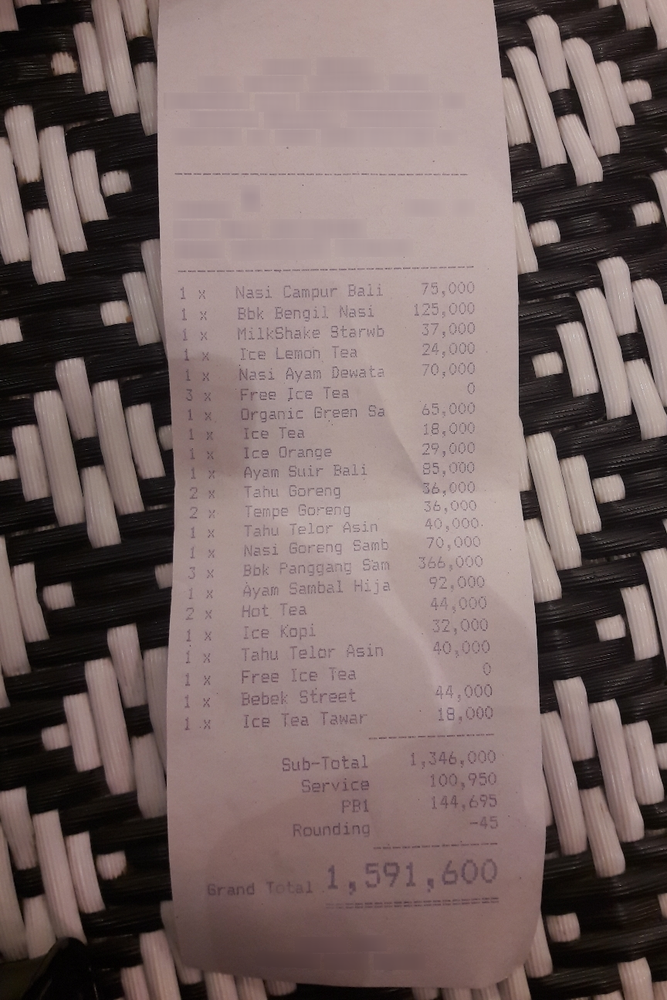
#> input picture sample_documents/receipt_1.png, 667 x 1000 px, shrunk from 864 x 1296 before the run
$ python -i image_parser.py   (imports and definitions only)
#> lines starting #> are read from the running program, lines starting #| are printed output that depends on the picture
import asyncio
import logging

import pytesseract
from PIL import Image, ImageEnhance, ImageFilter

logger = logging.getLogger(__name__)

# Configure Tesseract path since it is not in the system PATH
pytesseract.pytesseract.tesseract_cmd = r"C:\Program Files\Tesseract-OCR\tesseract.exe"


def _parse_image_sync(file_path: str) -> str:
    try:
        with Image.open(file_path) as img:
            # 1. Convert to grayscale
#> img is the input picture: PIL image 667x1000 RGB; mean R, G, B 121.2, 104.1, 102.2
            img = img.convert("L")
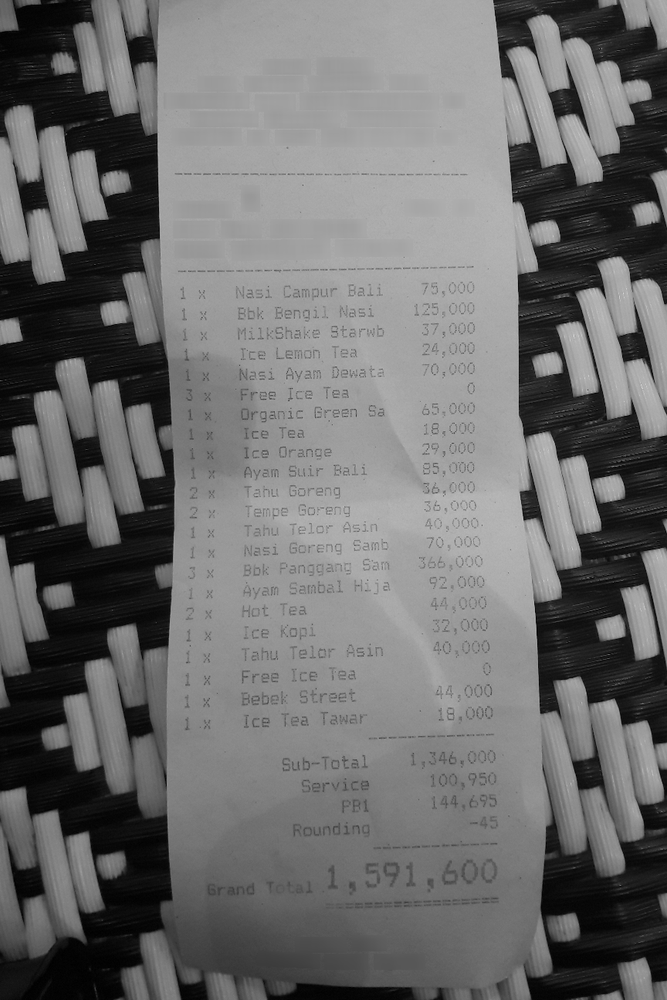
#> img: PIL image 667x1000 L; min 0, max 208, mean 109

            # 2. Improve contrast
            enhancer = ImageEnhance.Contrast(img)
            img = enhancer.enhance(2.0)
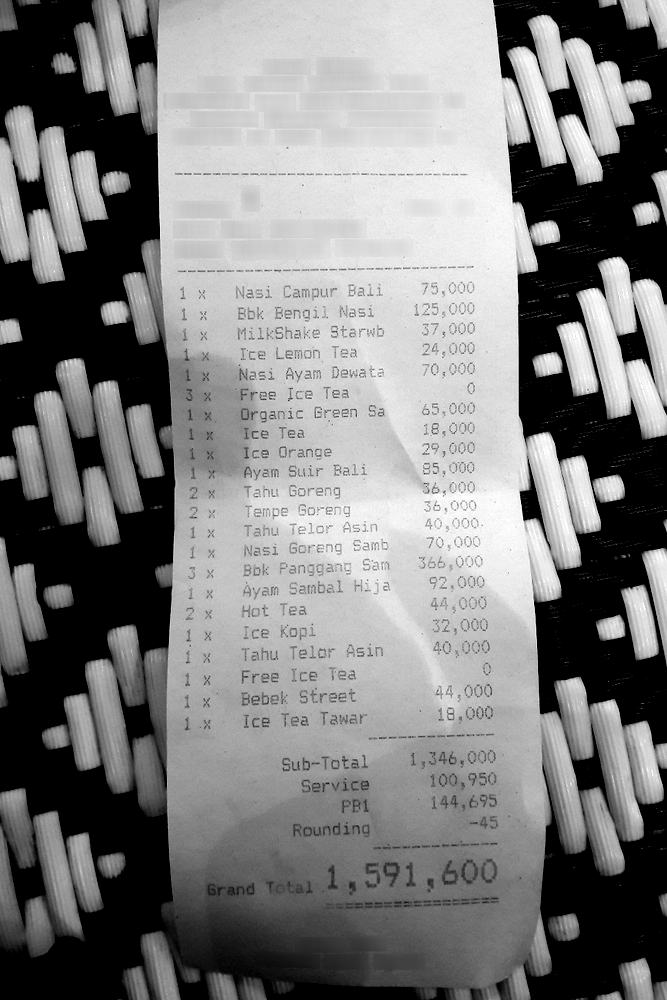
#> img: PIL image 667x1000 L; min 0, max 255, mean 125.8

            # 3. Reduce noise
            img = img.filter(ImageFilter.MedianFilter())

            # Extract text with optimized layout analysis config for OCR quality
            custom_config = r"--oem 3 --psm 3"
#> (the run stopped early here; a loop or call above may not have finished)

$ run again, on sample_documents/receipt_2.png
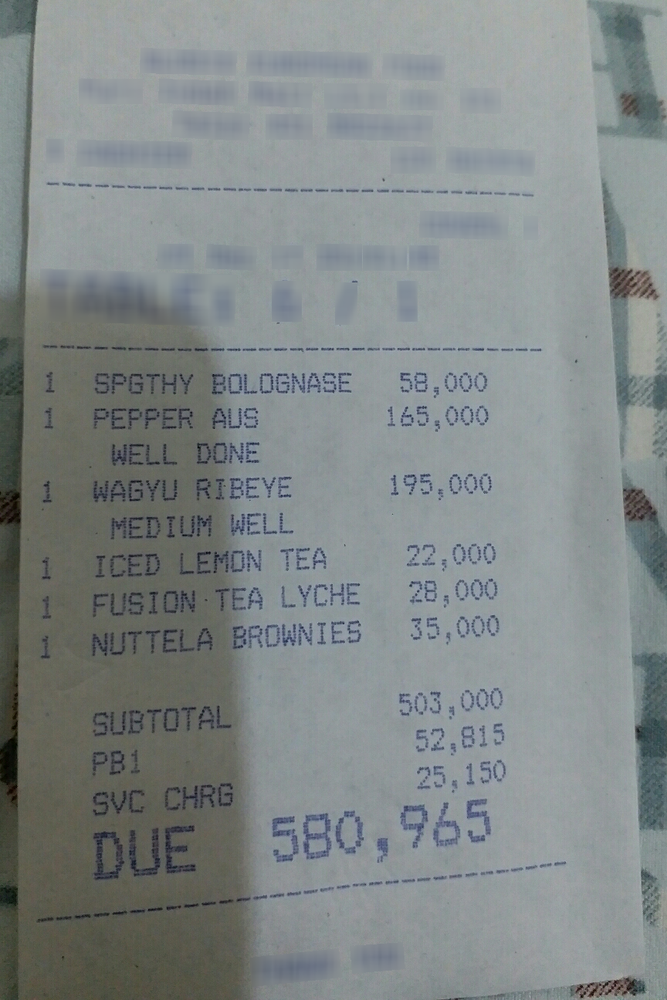
#> input picture sample_documents/receipt_2.png, 667 x 1000 px, shrunk from 864 x 1296 before the run
#> in _parse_image_sync, img is the input picture: PIL image 667x1000 RGB; mean R, G, B 129.3, 135.9, 135.9
#> in _parse_image_sync, `img = enhancer.enhance(2.0)`:
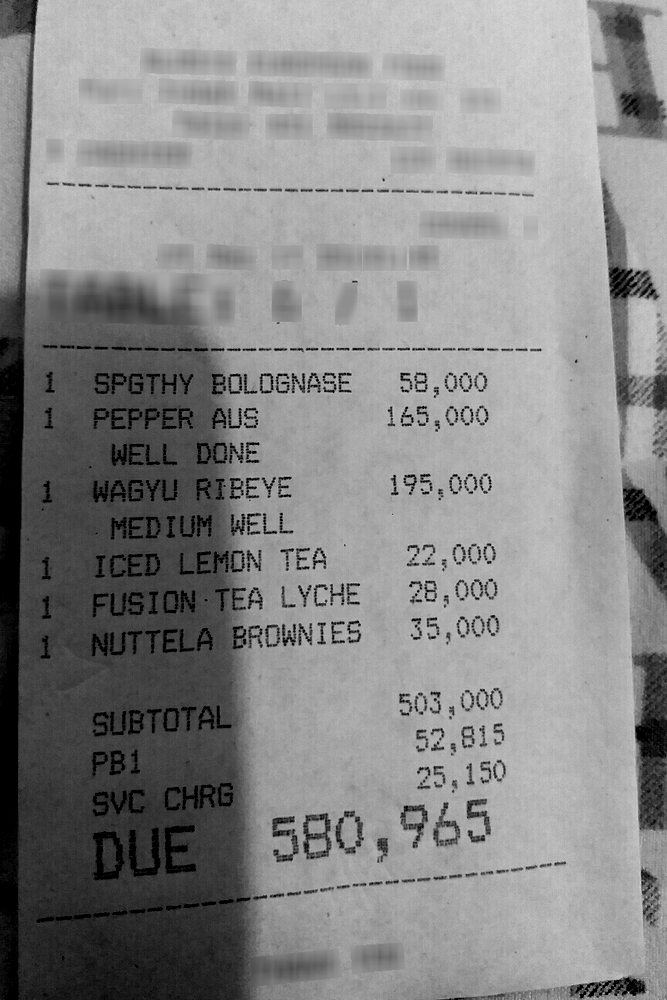
#> img: PIL image 667x1000 L; min 0, max 220, mean 134.7

$ run again, on sample_documents/receipt_3.png
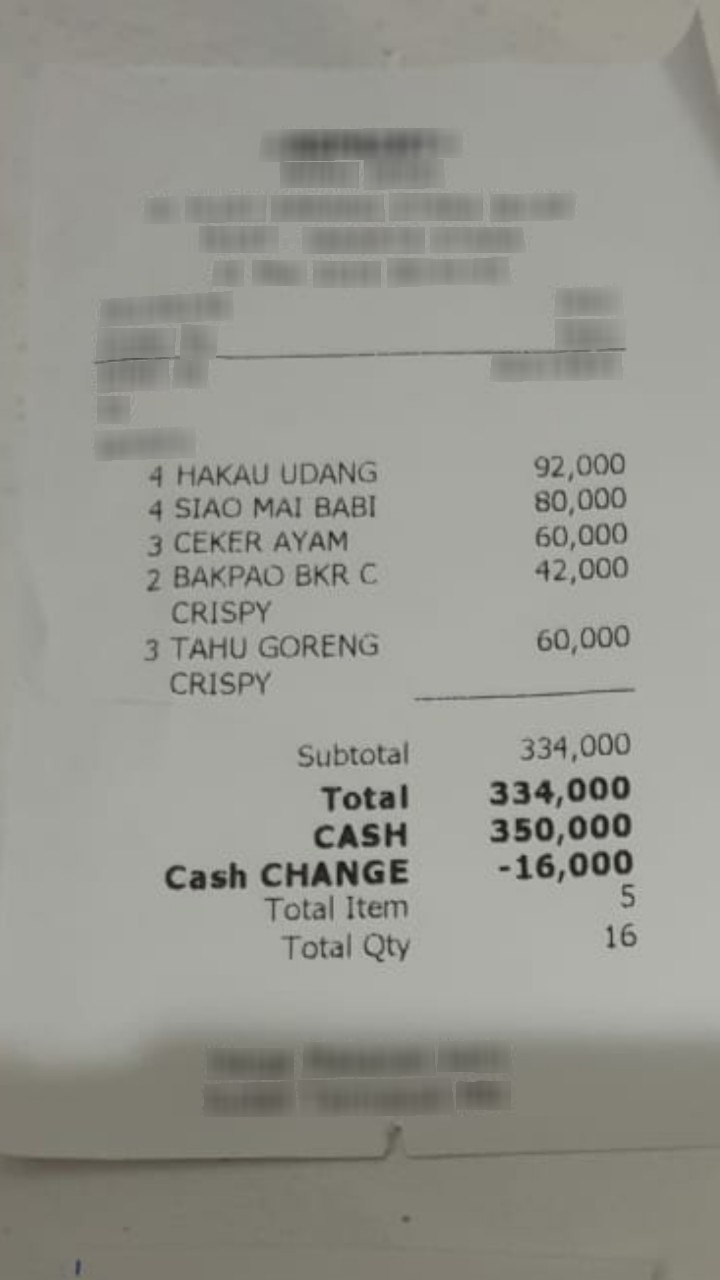
#> input picture sample_documents/receipt_3.png, 720 x 1280 px
#> in _parse_image_sync, img is the input picture: PIL image 720x1280 RGB; mean R, G, B 150.7, 150.9, 143.8
#> in _parse_image_sync, `img = enhancer.enhance(2.0)`:
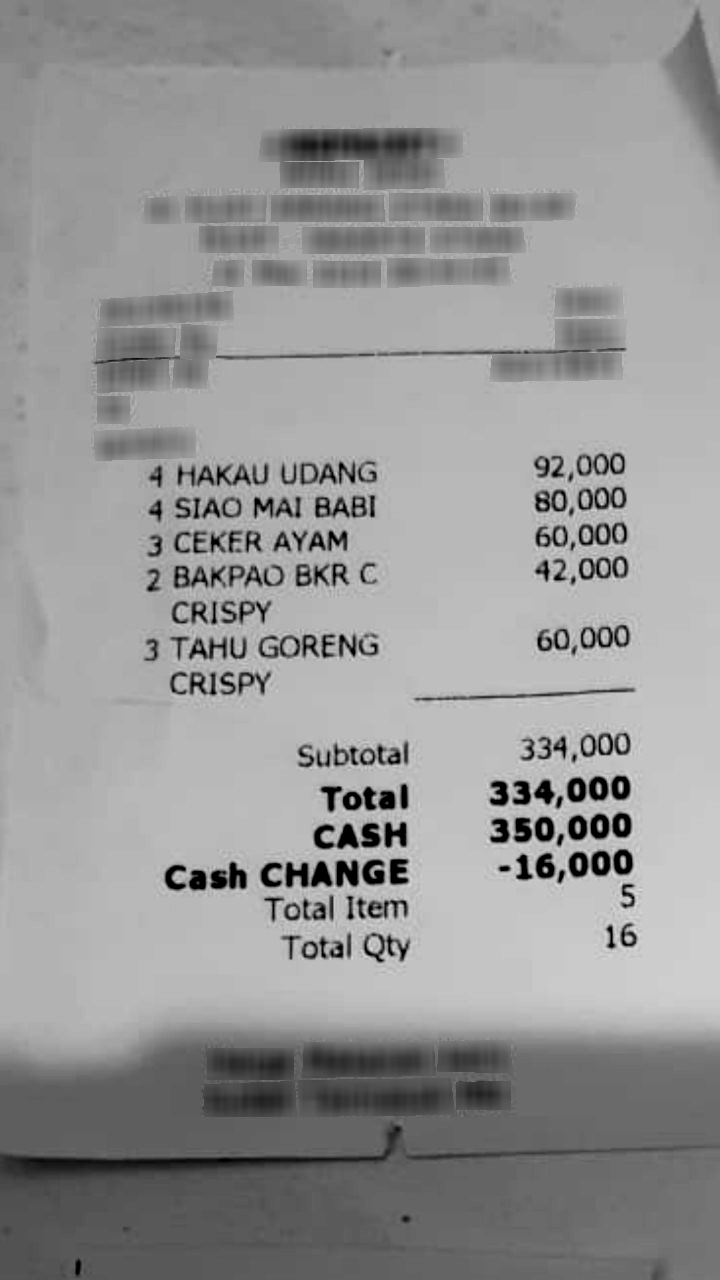
#> img: PIL image 720x1280 L; min 0, max 234, mean 150.3

$ run again, on sample_documents/receipt_4.png
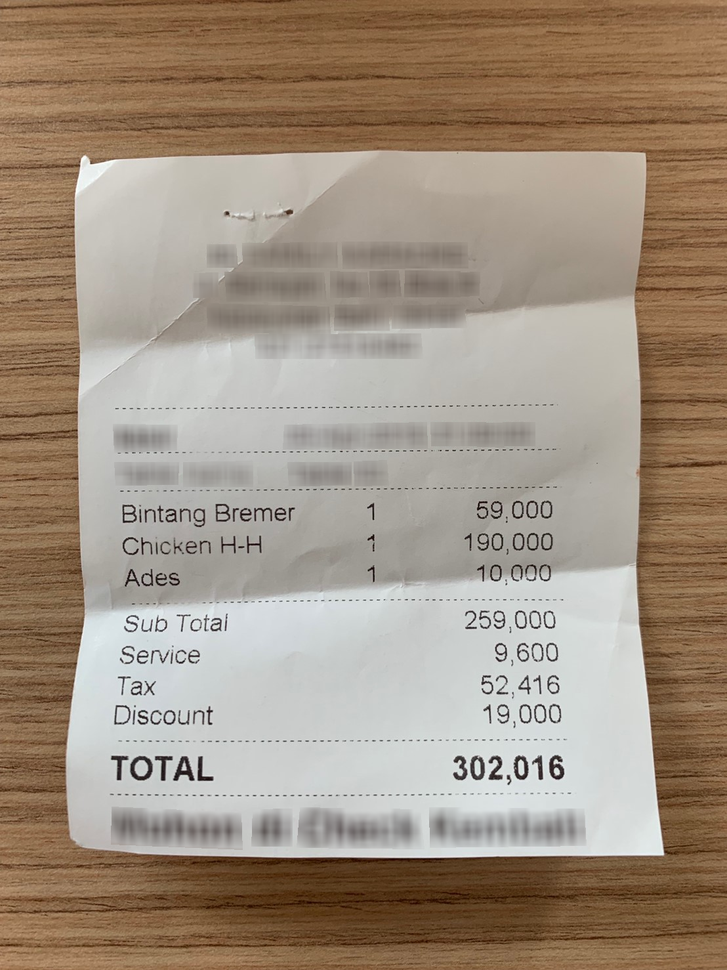
#> input picture sample_documents/receipt_4.png, 727 x 970 px, shrunk from 1108 x 1478 before the run
#> in _parse_image_sync, img is the input picture: PIL image 727x970 RGB; mean R, G, B 160.4, 144.9, 128.4
#> in _parse_image_sync, `img = img.convert("L")`:
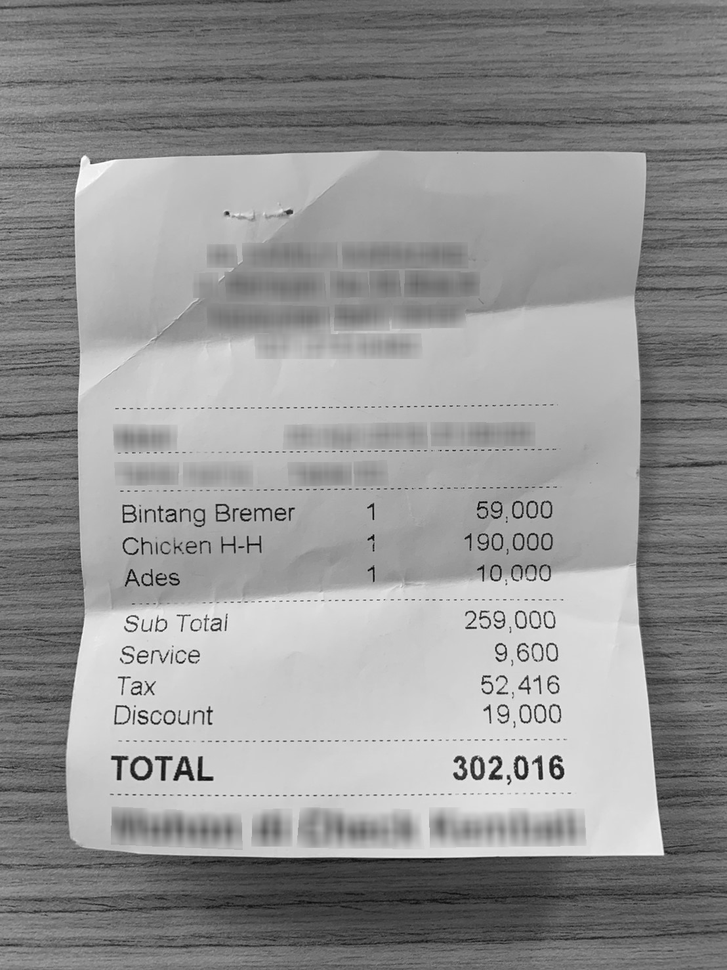
#> img: PIL image 727x970 L; min 0, max 255, mean 147.6
#> in _parse_image_sync, `img = enhancer.enhance(2.0)`:
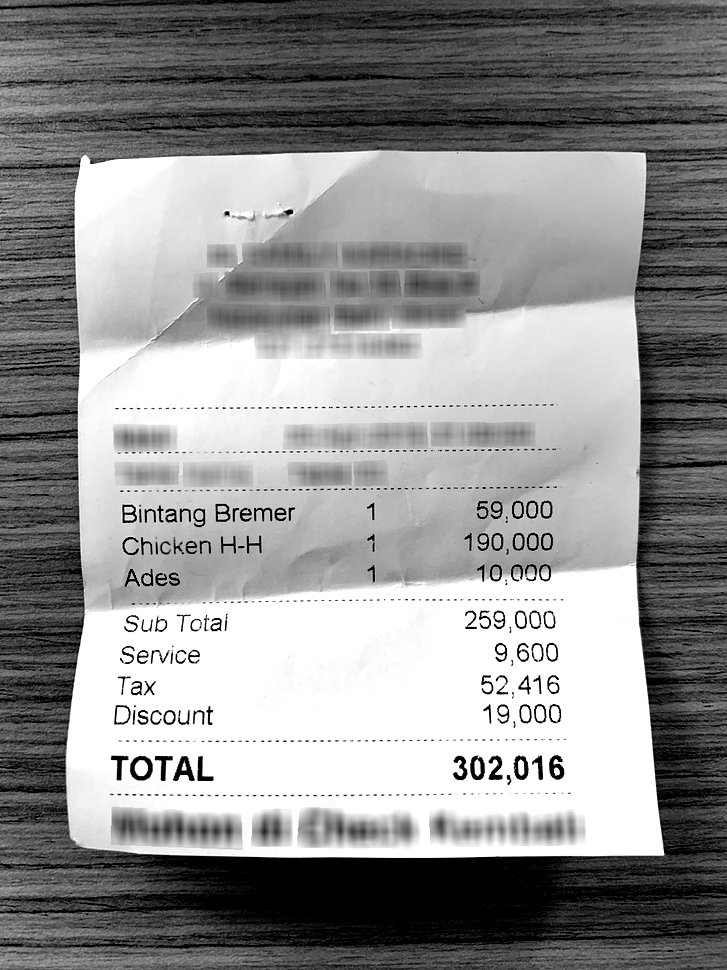
#> img: PIL image 727x970 L; min 0, max 255, mean 145.3
